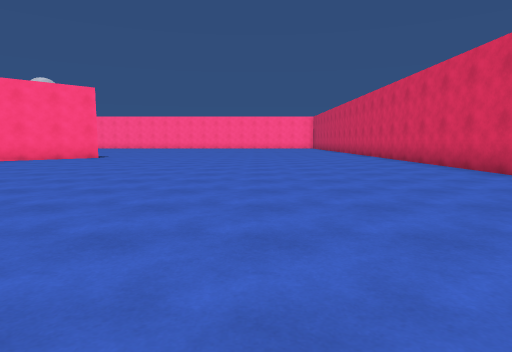
view 1 (above)

16 first-person views from a walk through a Unity game level. The camera is 1.2 m above the floor, tilts 6° down and sees 75° across. The floor is counted in squares, 2 m on a side. Each view is taken from the middle of a square. On the plan, view 1 faces up. The plan holds only what a view shows up to about 10 squares ahead; the rest is blank. The place goes on beyond the plan.

view 2
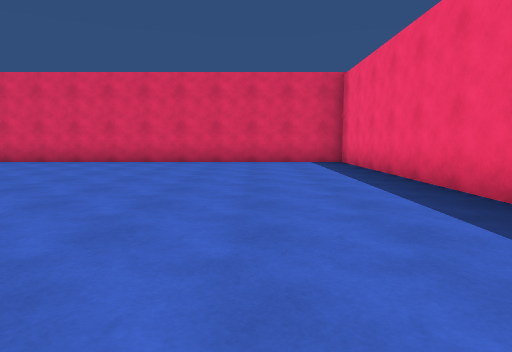

view 3
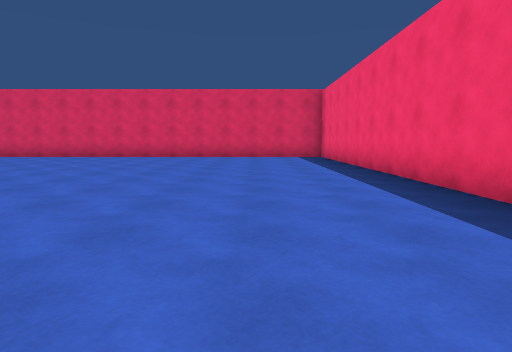

view 4
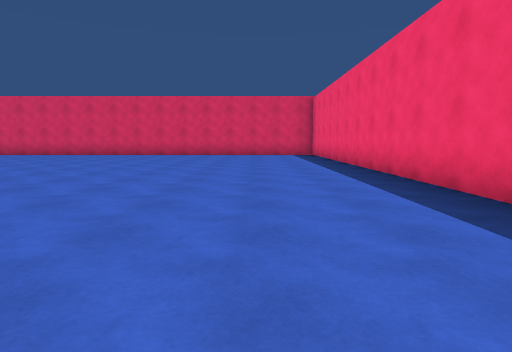

view 5
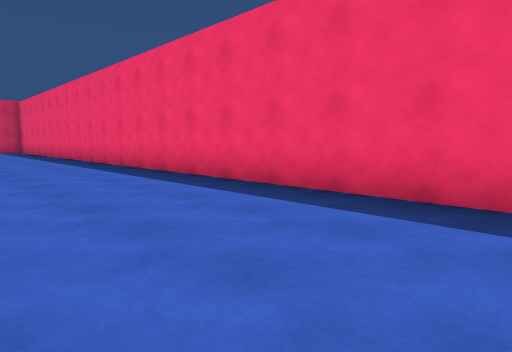

view 6
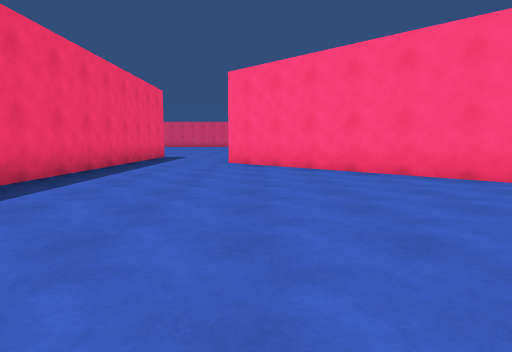

view 7
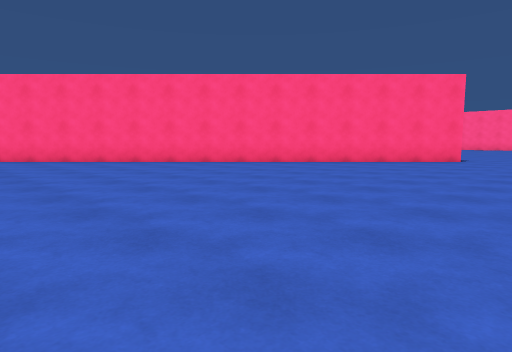

view 8
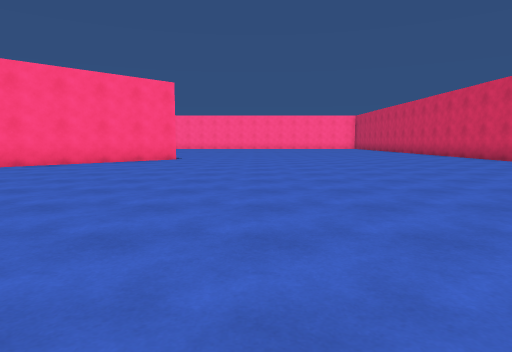

view 9
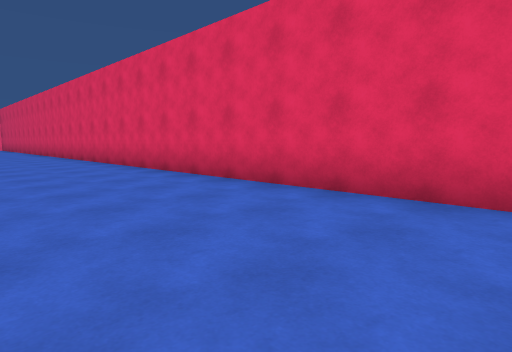

view 10
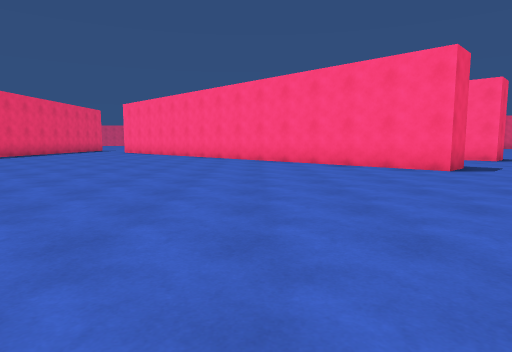

view 11
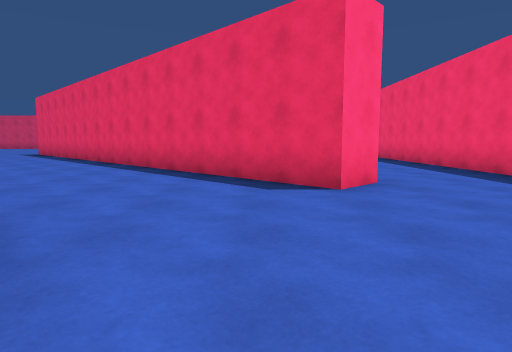

view 12
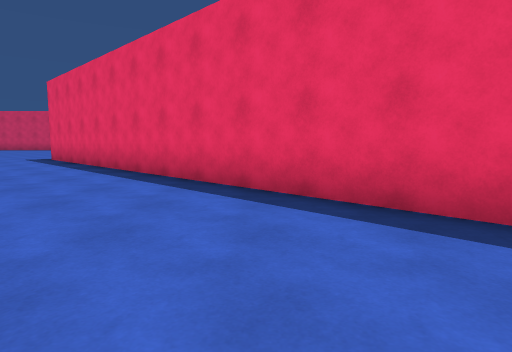

view 13
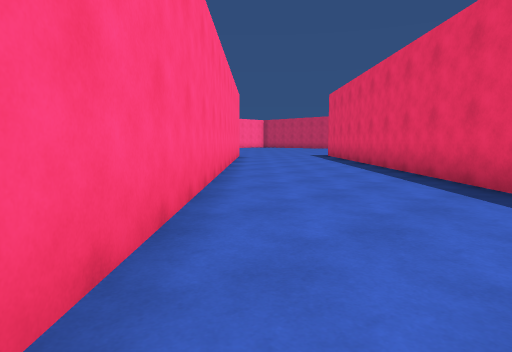

view 14
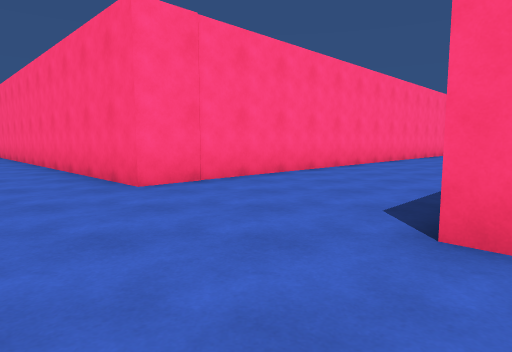

view 15
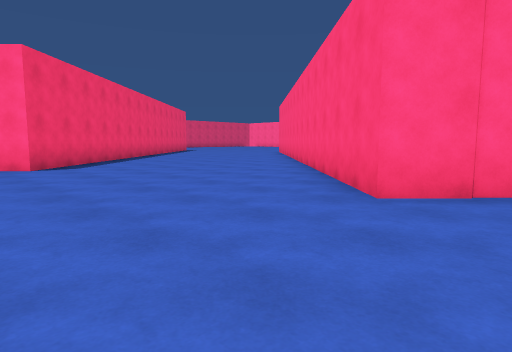

view 16
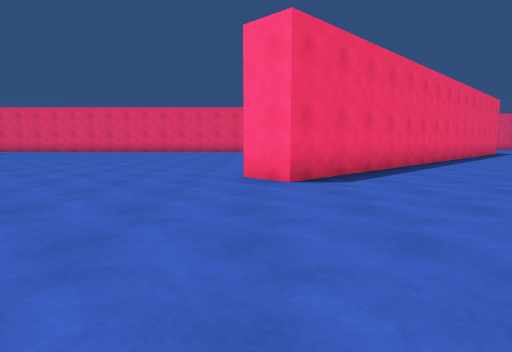

### Floor plan
Points are (right, up) in squares from view 1. A wall is a line through its corners. A room is listed if a view was taken in it or the views show most of it. See-through windows are left out.
Room 1 (views 1, 2, 3, 4, 5, 6, 7, 8, 9, 10)
walls: (-5.9, 11.5) (-16.2, 1.2); (-15.6, -1.5) (4.5, -1.5) (4.5, 11.5)
ways out: opening at (-15, 0) to room 2
Room 2 (views 11, 12, 13, 14, 15, 16)
walls: (-17.1, -1.5) (-15.6, -1.5); (-16.2, 1.2) (-16.9, 1.9) (-7.3, 11.5); (-31.1, 7.8) (-25.8, 2.5) (-26.6, 1.8); (-12.5, 11.4) (-19.6, 4.4) (-25.3, 10.1)
ways out: opening at (-15, 0) to room 1

Positions as (right, up) in squares from view 1, and headings:
1: (0, 0), facing up
2: (-5, 1), facing right
3: (-8, 1), facing right
4: (-10, 1), facing right
5: (-15, 2), facing down-right
6: (-7, 2), facing left
7: (-3, 1), facing up-left
8: (-3, 1), facing up
9: (1, 1), facing up-right
10: (1, 8), facing left
11: (-21, 3), facing right
12: (-17, 6), facing right
13: (-18, 5), facing up-right
14: (-18, 0), facing up
15: (-18, 1), facing up-left
16: (-21, 2), facing left
